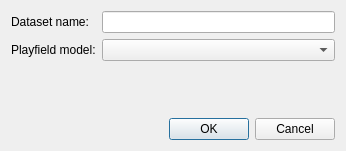
<?xml version="1.0" encoding="UTF-8"?>
<ui version="4.0">
 <class>EditDatasetDialog</class>
 <widget class="QDialog" name="EditDatasetDialog">
  <property name="geometry">
   <rect>
    <x>0</x>
    <y>0</y>
    <width>346</width>
    <height>151</height>
   </rect>
  </property>
  <property name="windowTitle">
   <string>Dialog</string>
  </property>
  <layout class="QVBoxLayout" name="verticalLayout">
   <item>
    <layout class="QFormLayout" name="formLayout">
     <item row="0" column="0">
      <widget class="QLabel" name="labelName">
       <property name="text">
        <string>Dataset name:</string>
       </property>
      </widget>
     </item>
     <item row="0" column="1">
      <widget class="QLineEdit" name="lineEdit"/>
     </item>
     <item row="1" column="0">
      <widget class="QLabel" name="labelPlayfield">
       <property name="text">
        <string>Playfield model:</string>
       </property>
      </widget>
     </item>
     <item row="1" column="1">
      <widget class="QComboBox" name="comboBoxPlayfield"/>
     </item>
    </layout>
   </item>
   <item>
    <widget class="QDialogButtonBox" name="buttonBox">
     <property name="orientation">
      <enum>Qt::Horizontal</enum>
     </property>
     <property name="standardButtons">
      <set>QDialogButtonBox::Cancel|QDialogButtonBox::Ok</set>
     </property>
    </widget>
   </item>
  </layout>
 </widget>
 <resources/>
 <connections>
  <connection>
   <sender>buttonBox</sender>
   <signal>accepted()</signal>
   <receiver>EditDatasetDialog</receiver>
   <slot>accept()</slot>
   <hints>
    <hint type="sourcelabel">
     <x>248</x>
     <y>254</y>
    </hint>
    <hint type="destinationlabel">
     <x>157</x>
     <y>274</y>
    </hint>
   </hints>
  </connection>
  <connection>
   <sender>buttonBox</sender>
   <signal>rejected()</signal>
   <receiver>EditDatasetDialog</receiver>
   <slot>reject()</slot>
   <hints>
    <hint type="sourcelabel">
     <x>316</x>
     <y>260</y>
    </hint>
    <hint type="destinationlabel">
     <x>286</x>
     <y>274</y>
    </hint>
   </hints>
  </connection>
 </connections>
</ui>
